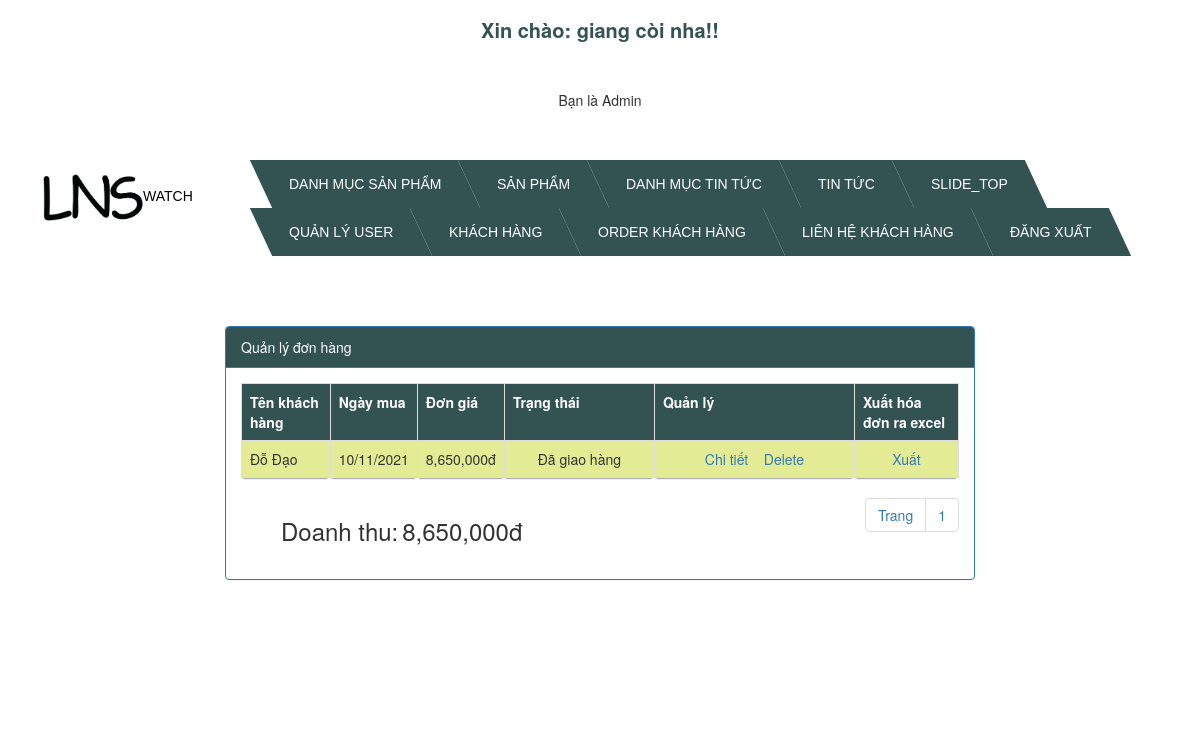
The app's page /admin.php?controller=order (signed in) with its own data.
### tables this page shows
CREATE TABLE `order_customer` (
  `order_id` int(11) NOT NULL,
  `customer_id` int(11) NOT NULL,
  `time_buying` date NOT NULL,
  `cost` float NOT NULL,
  `state` int(11) NOT NULL
);

CREATE TABLE `customer` (
  `customer_id` int(11) NOT NULL,
  `fullname_customer` varchar(500) NOT NULL,
  `phone_number_customer` int(11) NOT NULL,
  `address_customer` varchar(500) NOT NULL,
  `email_customer` varchar(500) NOT NULL,
  `password` varchar(500) NOT NULL
);

### controller/backend/controller_order.php (called while the page is built, shortened)
<?php
	class controller_order{
		public function __construct(){
			$total = model::num_rows("select * from order_customer inner join customer on order_customer.customer_id = customer.customer_id");
			$record_per_page = 10;
			$num_page = ceil($total/$record_per_page);
			$page = isset($_GET["p"])&&is_numeric($_GET["p"])&&$_GET["p"]>0 ? ($_GET["p"]-1):0;
			$from = $page * $record_per_page;
			$arr = model::list_all("select * from order_customer inner join customer on order_customer.customer_id = customer.customer_id order by state,order_id desc limit $from,$record_per_page");
			$tong = model::list_all("select * from order_customer where state=1");
			include "view/backend/order.php";
		}
	}
	new controller_order();
 ?>

### model/model.php (called while the page is built, shortened)
<?php
	class model{
		public static function list_all($sql){
			global $db;
			$result = mysqli_query($db,$sql) or die("Không truy vấn được 1");
			$arr = array();
			while($rows = mysqli_fetch_object($result))
				$arr[] = $rows;
			return $arr;
		}
		public static function num_rows($sql){
			global $db;
			$result = mysqli_query($db,$sql) or die("Không truy vấn được 4");
			return mysqli_num_rows($result);
		}
	}
 ?>

### view/backend/order.php (the view, shortened to what this page needs)
<div class="col-md-10 col-xs-offset-1">
	<div class="panel panel-primary">
		<div style="background-color: #335353;" class="panel-heading">Quản lý đơn hàng</div>
		<div class="panel-body">
			<table class="table table-bordered table-hover">
				<tr style="background-color: black; color:white">
					<th>Tên khách hàng</th>
					<th>Ngày mua</th>
					<th>Đơn giá</th>
					<th style="width: 150px;">Trạng thái</th>
					<th style="width: 200px">Quản lý</th>
					<th>Xuất hóa đơn ra excel</th>
				</tr>
				<?php
					foreach($arr as $rows)
					{
				 ?>
				<tr>
					<td><?php echo $rows->fullname_customer; ?></td>
					<td style="text-align: center;">
					<?php
						$date = date_create($rows->time_buying);
						echo date_format($date,"d/m/Y");
					?></td>
					<td style="text-align: center;"><?php echo number_format($rows->cost); ?>đ</td>
					<td style="text-align: center;">
						<?php echo $rows->state==1?"Đã giao hàng":"<span style='color:red;'>Chưa giao hàng</span>" ?>
					</td>
					<td style="text-align: center;">
					<a href="admin.php?controller=order_detail&order_id=<?php echo $rows->order_id; ?>">Chi tiết</a>
						<a onclick="return window.confirm('Are you sure?');" href="admin.php?controller=order&act=delete&id=<?php echo $rows->order_id; ?>">Delete</a>
					</td>
					<td style="text-align: center;">
						<a href="export.php?order_id=<?php echo $rows->order_id; ?>">Xuất</a>
					</td>
				</tr>
				<?php } ?>
			</table>
			<ul class="pagination pull-right">
				<li><a href="#">Trang</a></li>
				<?php
					for($i = 1; $i<=$num_page; $i++)
					{
				 ?>
				<li <?php echo isset($_GET["p"])&&$_GET["p"]==$i ? "class='active'":""; ?> ><a href="admin.php?controller=order&p=<?php echo $i; ?>"><?php echo $i; ?></a></li>
				<?php } ?>
			</ul>
			<ul class="Tonggia">
				<li><h3>Doanh thu:</h3></li>
				<li>
					<?php
					  $total = 0;
		    foreach($tong as $rows){
		        $total +=$rows->cost;
		    }
		    echo "<h3>".number_format($total)."đ"."</h3>";
					 ?>
				</li>
			</ul>
		</div>
	</div>
</div>

### public/backend/css_admin/style.css (style rules this page uses)
body { font-family: 'Open Sans', sans-serif; font-weight: 300; line-height: 1.42em; color:#A7A1AE; background-color:#1F2739; }
.container td { font-weight: normal; font-size: 1em; -webkit-box-shadow: 0 2px 2px -2px #0E1119; -moz-box-shadow: 0 2px 2px -2px #0E1119; box-shadow: 0 2px 2px -2px #0E1119; }
.container td, .container th { padding-bottom: 2%; padding-top: 2%; padding-left:2%; }
.container th { background-color: #335353; }
.container td { background-color: #e3ec95; }

### view/backend/order.php (style rules this page uses)
.pagination { padding: 0px; margin:0px; }
.Tonggia li { display: inline-block; list-style-type: none; }

### records on screen
order_customer: customer.fullname_customer "Đỗ Đạo", time_buying "10/11/2021", cost "8,650,000", state "Đã giao hàng"

### other values on screen
$_SESSION["username"] "giang còi"
$total "8,650,000"
